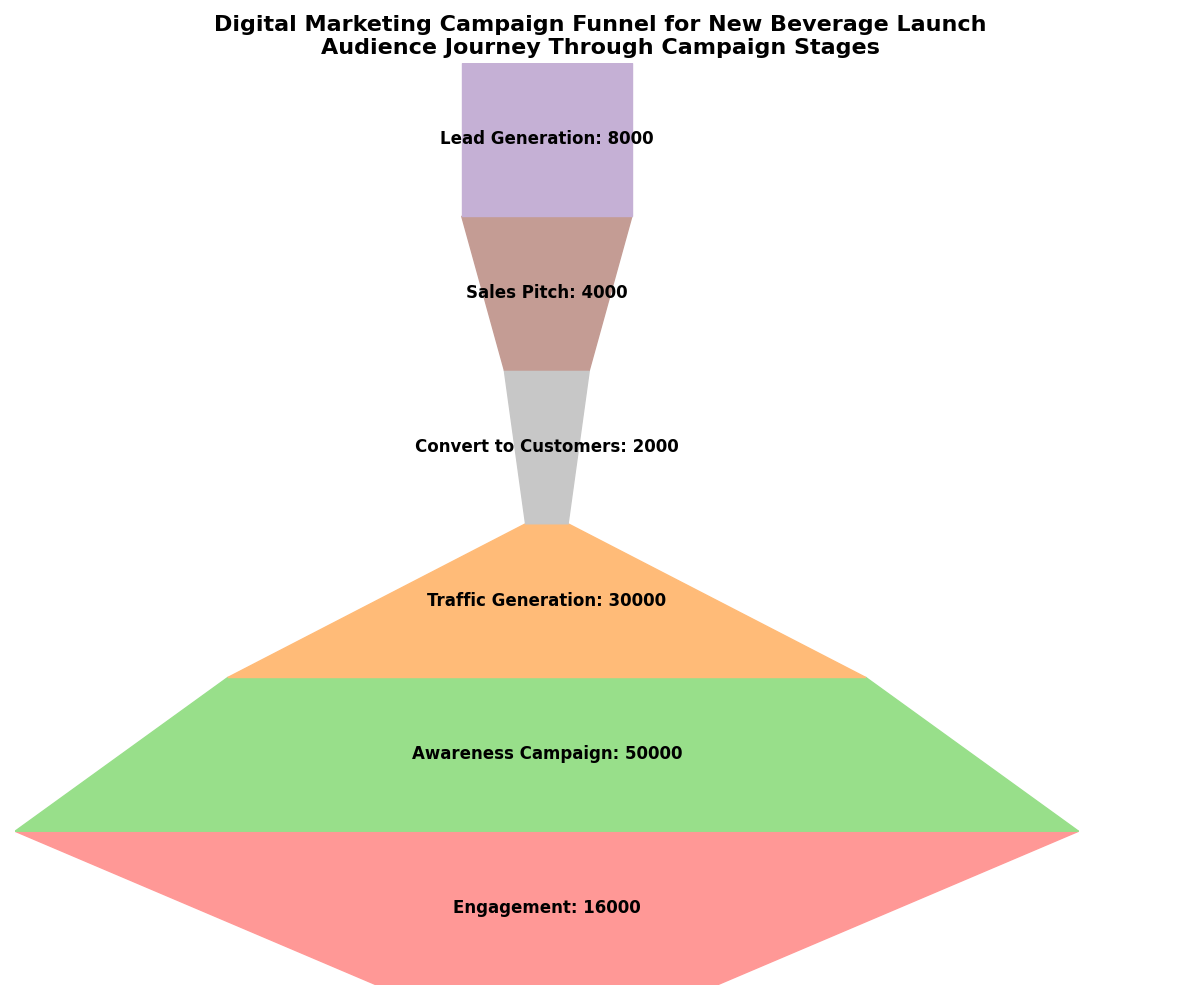

Here is the Python script that generated this plot:
import matplotlib.pyplot as plt
import matplotlib.patches as patches
import numpy as np

# Randomly alter the content within the data groups while maintaining original structure

stages = [
    "Engagement",
    "Awareness Campaign",
    "Traffic Generation",
    "Convert to Customers",
    "Sales Pitch",
    "Lead Generation"
]

audience_counts = [16000, 50000, 30000, 2000, 4000, 8000]

colors = ['#ff9896', '#98df8a', '#ffbb78', '#c7c7c7', '#c49c94', '#c5b0d5']

fig, ax = plt.subplots(figsize=(12, 10))
ax.set_xlim(0, max(audience_counts) + 5000)
ax.set_ylim(0, len(stages))

for i in range(len(stages) - 1):
    left = (max(audience_counts) - audience_counts[i])/2
    width_top = audience_counts[i]
    width_bottom = audience_counts[i + 1]
    height = 1
    
    trapezoid = patches.Polygon(
        [
            (left, i),
            (left + width_top, i),
            (left + (width_top + width_bottom)/2, i + height),
            (left + (width_top - width_bottom)/2, i + height)
        ],
        closed=True, color=colors[i], edgecolor='grey'
    )
    ax.add_patch(trapezoid)

left = (max(audience_counts) - audience_counts[-1])/2
rectangle = patches.Rectangle(
    (left, len(stages) - 1), audience_counts[-1], 1, color=colors[-1], edgecolor='grey'
)
ax.add_patch(rectangle)

for i, (stage, count) in enumerate(zip(stages, audience_counts)):
    ax.text(max(audience_counts)/2, i + 0.5, f'{stage}: {count}', va='center', ha='center',
            color='black', fontsize=12, fontweight='bold')

ax.set_xticks([])
ax.set_yticks([])
ax.set_title('Digital Marketing Campaign Funnel for New Beverage Launch\nAudience Journey Through Campaign Stages', 
             fontsize=16, fontweight='bold')

for spine in ax.spines.values():
    spine.set_visible(False)

plt.tight_layout()
plt.show()
